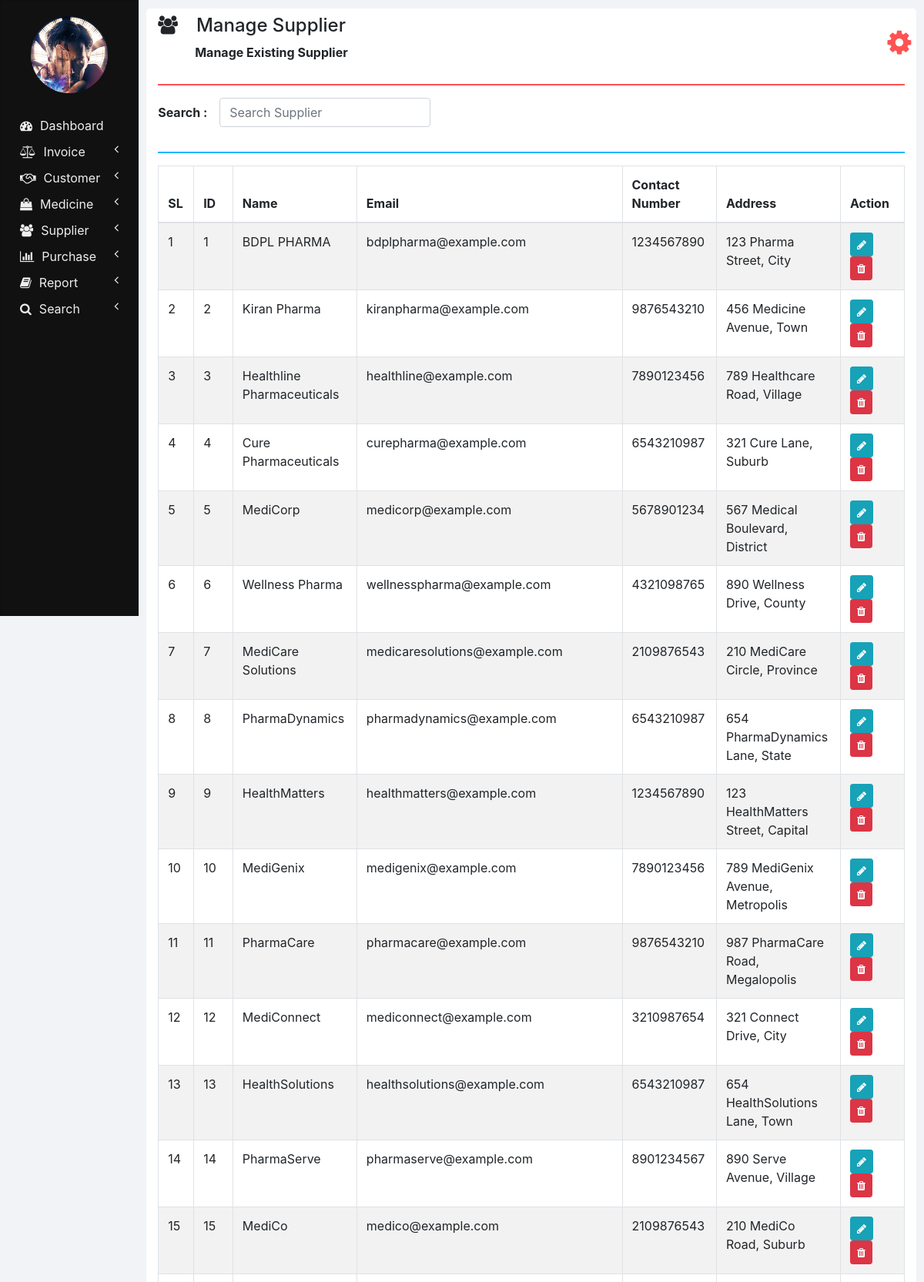
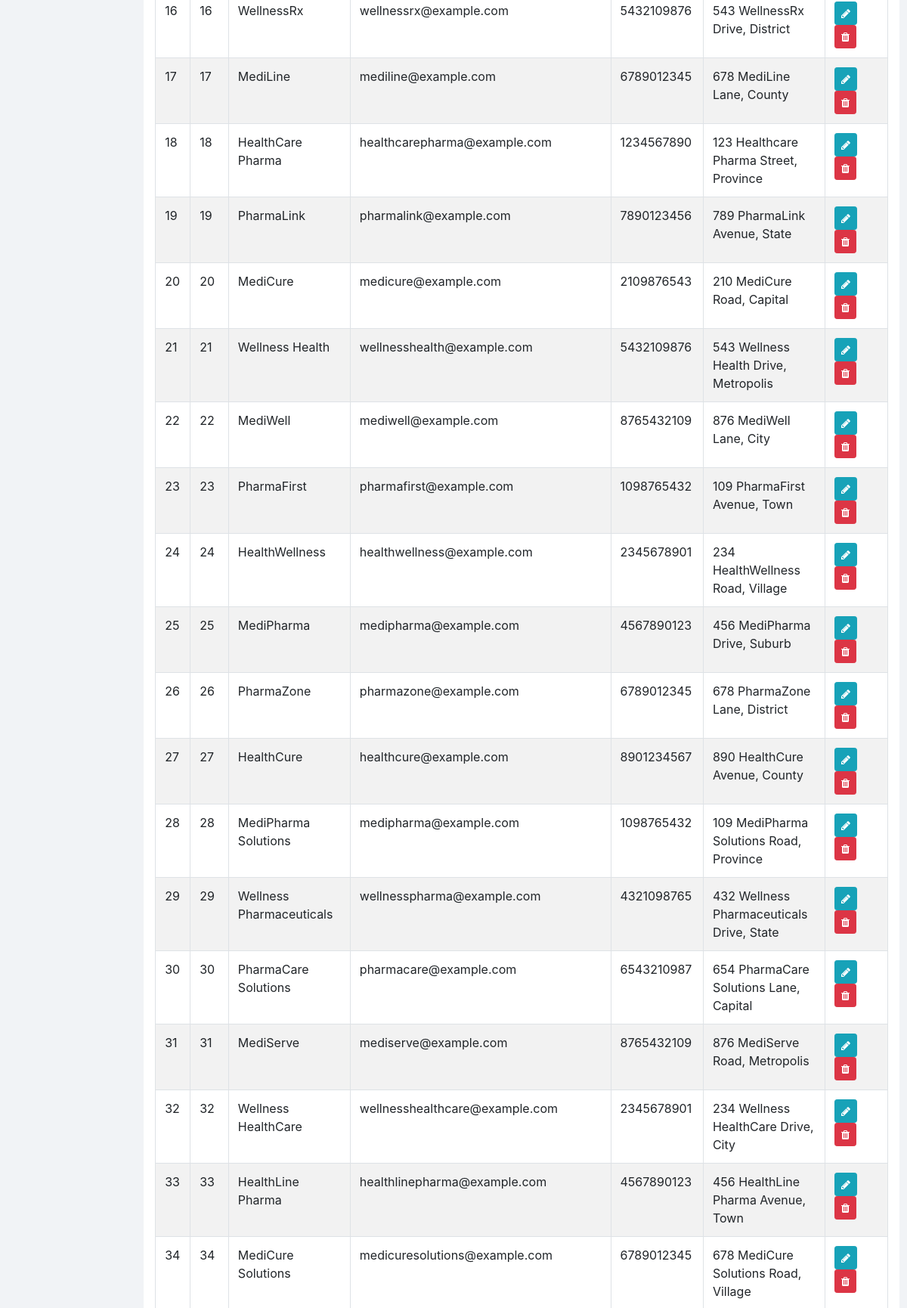
Page /manage_supplier.php (upper part) on the committed database (2 pictures, top to bottom).
### tables this page shows
CREATE TABLE `suppliers` (
  `ID` int(11) NOT NULL,
  `NAME` varchar(100) NOT NULL,
  `EMAIL` varchar(100) NOT NULL,
  `CONTACT_NUMBER` varchar(10) NOT NULL,
  `ADDRESS` varchar(100) NOT NULL
);

### php/manage_supplier.php (the view, shortened to what this page needs)
<?php
  function showSuppliers($id) {
    require "db_connection.php";
    if($con) {
      $seq_no = 0;
      $query = "SELECT * FROM suppliers";
      $result = mysqli_query($con, $query);
      while($row = mysqli_fetch_array($result)) {
        $seq_no++;
        if($row['ID'] == $id)
          showEditOptionsRow($seq_no, $row);
        else
          showSupplierRow($seq_no, $row);
      }
    }
  }
  function showSupplierRow($seq_no, $row) {
    ?>
    <tr>
      <td><?php echo $seq_no; ?></td>
      <td><?php echo $row['ID'] ?></td>
      <td><?php echo $row['NAME']; ?></td>
      <td><?php echo $row['EMAIL']; ?></td>
      <td><?php echo $row['CONTACT_NUMBER']; ?></td>
      <td><?php echo $row['ADDRESS']; ?></td>
      <td>
        <button href="" class="btn btn-info btn-sm" onclick="editSupplier(<?php echo $row['ID']; ?>);">
          <i class="fa fa-pencil"></i>
        </button>
        <button class="btn btn-danger btn-sm" onclick="deleteSupplier(<?php echo $row['ID']; ?>);">
          <i class="fa fa-trash"></i>
        </button>
      </td>
    </tr>
    <?php
  }
  ?>

### css/sidenav.css (style rules this page uses)
body { background-color: #f1f3f6; }
.sidenav { width: 15%; height: 100vh; background-color: #222222; position: fixed; z-index: 1; flex: 1 0 auto; }
.card { width: 100%; height: 100%; top: 0; border-radius: 0; background-color: #111111; }
.logo .profile { margin-left: 50%; border-radius: 50%; transform: translate(-50%); }
.main-menu-item { padding: 5px 5px; cursor: pointer; }
.main-menu-item > a { color: #eeeeee; text-decoration: none; font-size: 16px; }
.main-menu-item > a > span { margin-left: 10px; }

### css/home.css (style rules this page uses)
html, body { height: 100vh; }

### rows in the picture
suppliers: seq_no "1", ID "1", NAME "BDPL PHARMA", EMAIL "bdplpharma@example.com", CONTACT_NUMBER "1234567890", ADDRESS "123 Pharma Street, City"
suppliers: seq_no "2", ID "2", NAME "Kiran Pharma", EMAIL "kiranpharma@example.com", CONTACT_NUMBER "9876543210", ADDRESS "456 Medicine Avenue, Town"
suppliers: seq_no "3", ID "3", NAME "Healthline Pharmaceuticals", EMAIL "healthline@example.com", CONTACT_NUMBER "7890123456", ADDRESS "789 Healthcare Road, Village"
suppliers: seq_no "4", ID "4", NAME "Cure Pharmaceuticals", EMAIL "curepharma@example.com", CONTACT_NUMBER "6543210987", ADDRESS "321 Cure Lane, Suburb"
suppliers: seq_no "5", ID "5", NAME "MediCorp", EMAIL "medicorp@example.com", CONTACT_NUMBER "5678901234", ADDRESS "567 Medical Boulevard, District"
suppliers: seq_no "6", ID "6", NAME "Wellness Pharma", EMAIL "wellnesspharma@example.com", CONTACT_NUMBER "4321098765", ADDRESS "890 Wellness Drive, County"
suppliers: seq_no "7", ID "7", NAME "MediCare Solutions", EMAIL "medicaresolutions@example.com", CONTACT_NUMBER "2109876543", ADDRESS "210 MediCare Circle, Province"
suppliers: seq_no "8", ID "8", NAME "PharmaDynamics", EMAIL "pharmadynamics@example.com", CONTACT_NUMBER "6543210987", ADDRESS "654 PharmaDynamics Lane, State"
suppliers: seq_no "9", ID "9", NAME "HealthMatters", EMAIL "healthmatters@example.com", CONTACT_NUMBER "1234567890", ADDRESS "123 HealthMatters Street, Capital"
suppliers: seq_no "10", ID "10", NAME "MediGenix", EMAIL "medigenix@example.com", CONTACT_NUMBER "7890123456", ADDRESS "789 MediGenix Avenue, Metropolis"
suppliers: seq_no "11", ID "11", NAME "PharmaCare", EMAIL "pharmacare@example.com", CONTACT_NUMBER "9876543210", ADDRESS "987 PharmaCare Road, Megalopolis"
suppliers: seq_no "12", ID "12", NAME "MediConnect", EMAIL "mediconnect@example.com", CONTACT_NUMBER "3210987654", ADDRESS "321 Connect Drive, City"
suppliers: seq_no "13", ID "13", NAME "HealthSolutions", EMAIL "healthsolutions@example.com", CONTACT_NUMBER "6543210987", ADDRESS "654 HealthSolutions Lane, Town"
suppliers: seq_no "14", ID "14", NAME "PharmaServe", EMAIL "pharmaserve@example.com", CONTACT_NUMBER "8901234567", ADDRESS "890 Serve Avenue, Village"
suppliers: seq_no "15", ID "15", NAME "MediCo", EMAIL "medico@example.com", CONTACT_NUMBER "2109876543", ADDRESS "210 MediCo Road, Suburb"
suppliers: seq_no "16", ID "16", NAME "WellnessRx", EMAIL "wellnessrx@example.com", CONTACT_NUMBER "5432109876", ADDRESS "543 WellnessRx Drive, District"
suppliers: seq_no "17", ID "17", NAME "MediLine", EMAIL "mediline@example.com", CONTACT_NUMBER "6789012345", ADDRESS "678 MediLine Lane, County"
suppliers: seq_no "18", ID "18", NAME "HealthCare Pharma", EMAIL "healthcarepharma@example.com", CONTACT_NUMBER "1234567890", ADDRESS "123 Healthcare Pharma Street, Province"
suppliers: seq_no "19", ID "19", NAME "PharmaLink", EMAIL "pharmalink@example.com", CONTACT_NUMBER "7890123456", ADDRESS "789 PharmaLink Avenue, State"
suppliers: seq_no "20", ID "20", NAME "MediCure", EMAIL "medicure@example.com", CONTACT_NUMBER "2109876543", ADDRESS "210 MediCure Road, Capital"
suppliers: seq_no "21", ID "21", NAME "Wellness Health", EMAIL "wellnesshealth@example.com", CONTACT_NUMBER "5432109876", ADDRESS "543 Wellness Health Drive, Metropolis"
suppliers: seq_no "22", ID "22", NAME "MediWell", EMAIL "mediwell@example.com", CONTACT_NUMBER "8765432109", ADDRESS "876 MediWell Lane, City"
suppliers: seq_no "23", ID "23", NAME "PharmaFirst", EMAIL "pharmafirst@example.com", CONTACT_NUMBER "1098765432", ADDRESS "109 PharmaFirst Avenue, Town"
suppliers: seq_no "24", ID "24", NAME "HealthWellness", EMAIL "healthwellness@example.com", CONTACT_NUMBER "2345678901", ADDRESS "234 HealthWellness Road, Village"
suppliers: seq_no "25", ID "25", NAME "MediPharma", EMAIL "medipharma@example.com", CONTACT_NUMBER "4567890123", ADDRESS "456 MediPharma Drive, Suburb"
suppliers: seq_no "26", ID "26", NAME "PharmaZone", EMAIL "pharmazone@example.com", CONTACT_NUMBER "6789012345", ADDRESS "678 PharmaZone Lane, District"
suppliers: seq_no "27", ID "27", NAME "HealthCure", EMAIL "healthcure@example.com", CONTACT_NUMBER "8901234567", ADDRESS "890 HealthCure Avenue, County"
suppliers: seq_no "28", ID "28", NAME "MediPharma Solutions", EMAIL "medipharma@example.com", CONTACT_NUMBER "1098765432", ADDRESS "109 MediPharma Solutions Road, Province"
suppliers: seq_no "29", ID "29", NAME "Wellness Pharmaceuticals", EMAIL "wellnesspharma@example.com", CONTACT_NUMBER "4321098765", ADDRESS "432 Wellness Pharmaceuticals Drive, State"
suppliers: seq_no "30", ID "30", NAME "PharmaCare Solutions", EMAIL "pharmacare@example.com", CONTACT_NUMBER "6543210987", ADDRESS "654 PharmaCare Solutions Lane, Capital"
suppliers: seq_no "31", ID "31", NAME "MediServe", EMAIL "mediserve@example.com", CONTACT_NUMBER "8765432109", ADDRESS "876 MediServe Road, Metropolis"
suppliers: seq_no "32", ID "32", NAME "Wellness HealthCare", EMAIL "wellnesshealthcare@example.com", CONTACT_NUMBER "2345678901", ADDRESS "234 Wellness HealthCare Drive, City"
suppliers: seq_no "33", ID "33", NAME "HealthLine Pharma", EMAIL "healthlinepharma@example.com", CONTACT_NUMBER "4567890123", ADDRESS "456 HealthLine Pharma Avenue, Town"
suppliers: seq_no "34", ID "34", NAME "MediCure Solutions", EMAIL "medicuresolutions@example.com", CONTACT_NUMBER "6789012345", ADDRESS "678 MediCure Solutions Road, Village"

### other values in the picture
$heading "Manage Supplier"
$sub_heading "Manage Existing Supplier"
